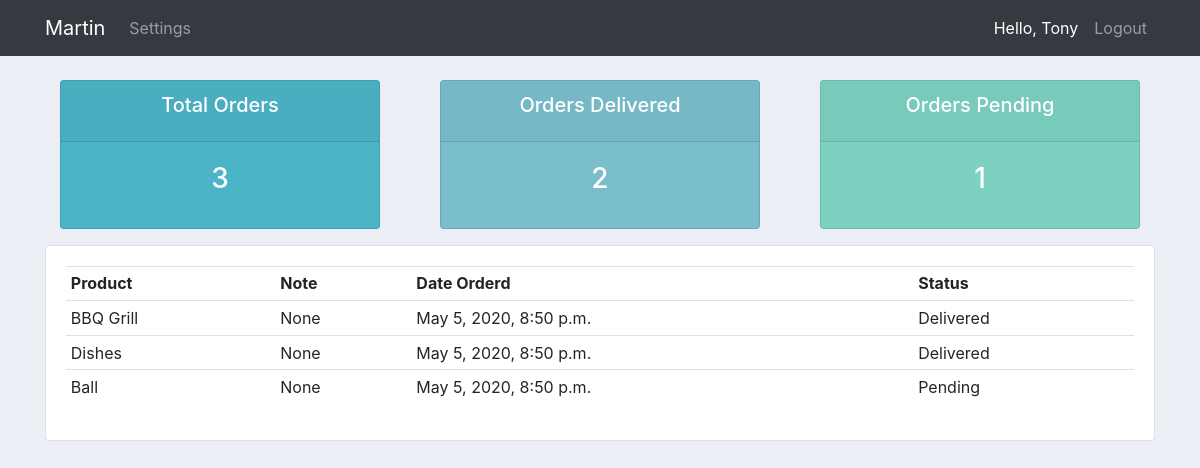
The page /user/ (signed in) on the database its author committed.
### accounts/models.py (models this page shows, shortened)
class Order(models.Model):
    STATUS = (
        ('Pending', 'Pending'),
        ('Out for delivery', 'Out of delivery'),
        ('Delivered', 'Delivered'),
    )
    customer = models.ForeignKey(Customer, null=True, on_delete=models.SET_NULL)
    product = models.ForeignKey(Product, null=True, on_delete=models.SET_NULL)
    date_created = models.DateTimeField(auto_now_add=True, null=True)
    status = models.CharField(max_length=200, null=True, choices=STATUS) # Dropdown
    note = models.CharField(max_length=200, null=True)

class Product(models.Model):
    CATEGORY = (
        ('Indoor', 'Indoor'),
        ('Out Door', 'Out Door'),
    )
    name = models.CharField(max_length=200, null=True)
    price = models.FloatField(null=True)
    category = models.CharField(max_length=200, null=True, choices=CATEGORY)
    description = models.CharField(max_length=200, null=True, blank=True)
    date_created = models.DateTimeField(auto_now_add=True, null=True)
    tags = models.ManyToManyField(Tag)
    def __str__(self):
        return self.name

### accounts/decorators.py (the view)
        def wrapper_func(request, *args, **kwargs):
            group = None
            if request.user.groups.exists():
                group = request.user.groups.all()[0].name # grab the 1st name of a user group name
            if group in allowed_roles:  # i specified the allowed_roles in the views.py file
                return view_func(request, *args, **kwargs)
            else:
                return HttpResponse("You are not authorized to view this page.")

### accounts/views.py (called while the page is built)
@login_required(login_url='login')
@allowed_users(allowed_roles=['customer'])
def userPage(request):
    orders = request.user.customer.order_set.all() # applying the 'User' onetoone relationship with 'Customer' but we want customer orders
    total_orders = orders.count()
    delivered = orders.filter(status='Delivered').count()
    pending = orders.filter(status='Pending').count()
    context = {"orders": orders, "total_orders": total_orders,
               "delivered": delivered, "pending": pending}
    return render(request, 'accounts/user.html', context)

### accounts/templates/accounts/user.html
{% extends 'accounts/main.html' %}
{% block content %}
{% include 'accounts/status.html' %}
<div class="row">
    <div class="col-md">
        <div class="card card-body">
            <table class="table table-sm">
                <tr>
                    <th>Product</th>
                    <th>Note</th>
                    <th>Date Orderd</th>
                    <th>Status</th>
                </tr>
                {% for order in orders %}
                <tr>
                    <td>{{order.product}}</td>
                    <td>{{order.note}}</td>
                    <td>{{order.date_created}}</td>
                    <td>{{order.status}}</td>
                </tr>
                {% endfor %}
            </table>
        </div>
    </div>
</div>
{% endblock %}

### accounts/templates/accounts/navbar.html (shortened to what this page needs)
{% load static %}
<nav class="navbar sticky-top navbar-expand-lg navbar-dark bg-dark">
<div class="container">
    <a class="navbar-brand" href="{% url 'home' %}">Martin</a>
    <div class="collapse navbar-collapse" id="navbarNavAltMarkup">
        <div class="navbar-nav mr-auto">
            {% if request.user.is_staff %}
                <a class="nav-item nav-link" href="{% url 'home' %}">Dashboard</a>
                <a class="nav-item nav-link" href="{% url 'products' %}">Products</a>
            {% else %}
                <a class="nav-item nav-link" href="{% url 'account' %}">Settings</a>
            {% endif %}
        </div>
        <div class="navbar-nav">
        {% if user.is_authenticated %}
            <span class="nav-item nav-link" id="hello-msg">Hello, {{request.user}}</span>
            <a class="nav-item nav-link" href="{% url 'logout' %}">Logout</a>
        {% else %}
            <a class="nav-item nav-link" href="{% url 'login' %}">Login</a>
            <a class="nav-item nav-link" href="{% url 'register' %}">Register</a>
        {% endif %}
        </div>
    </div>
</div>
</nav>

### static/css/main.css (style rules this page uses)
body { background-color: #ebeff5; }

### accounts/templates/accounts/navbar.html (style rules this page uses)
#hello-msg { color: #fff; }

### rows shown on the page
Order: product "BBQ Grill", note "None", date_created "May 5, 2020, 8:50 p.m.", status "Delivered"
Order: product "Dishes", note "None", date_created "May 5, 2020, 8:50 p.m.", status "Delivered"
Order: product "Ball", note "None", date_created "May 5, 2020, 8:50 p.m.", status "Pending"

### other values the page prints
{{ request.user }} "Tony"
{{ total_orders }} "3"
{{ delivered }} "2"
{{ pending }} "1"
